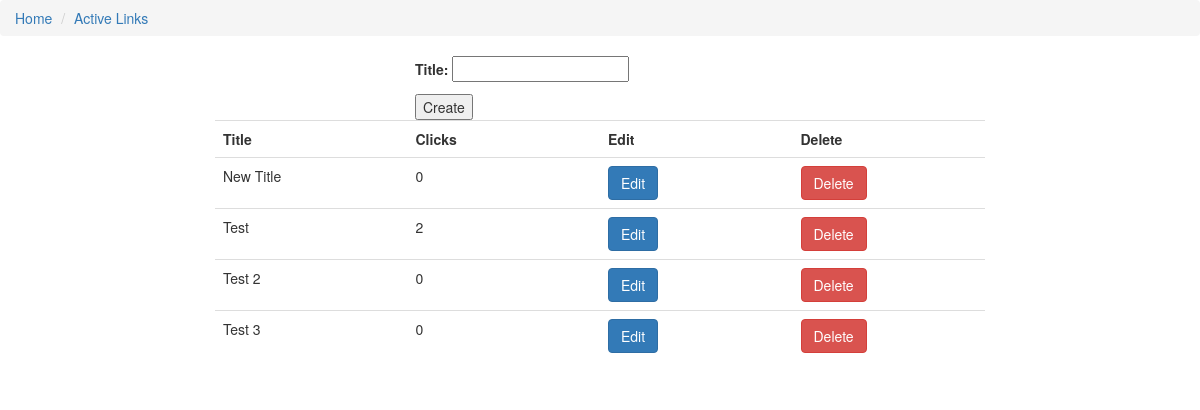
The app's page /, older data.
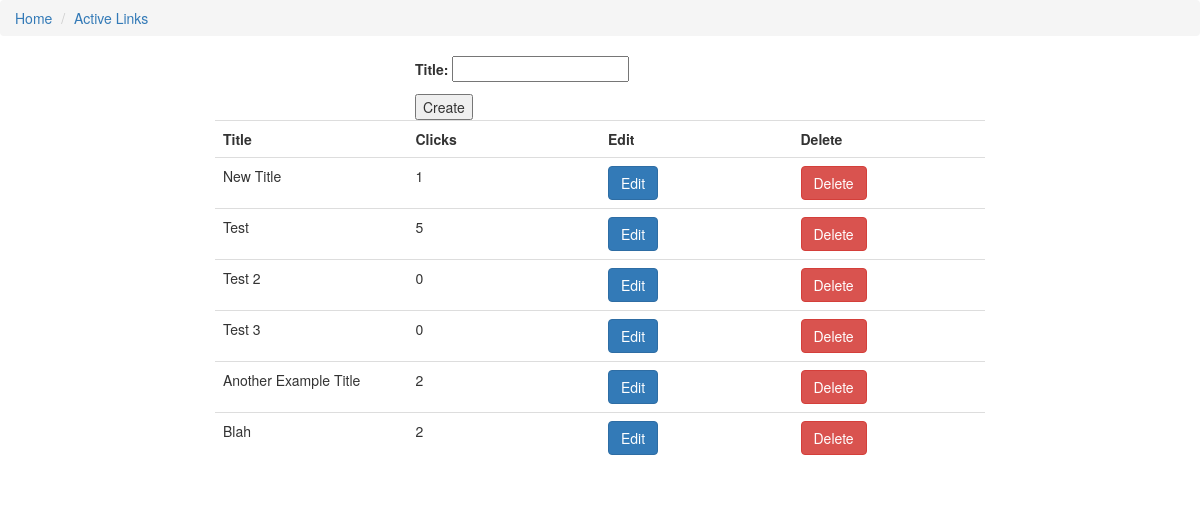
The same page, newer data.
### refer_sys/models.py (models this page shows, shortened)
class Link(models.Model):
  title = models.CharField(max_length=200, unique=True)
  clicks = models.IntegerField(default=0)
  created_at = models.DateTimeField(default=timezone.now)

### refer_sys/views.py (the view)
# urls.py: url(r'^$', views.root_page, name='root_page'),
def root_page(request):
  links = Link.objects.order_by("created_at")
  form = LinkForm()
  if request.method == "POST":
    form = LinkForm(request.POST)
    if form.is_valid():
      form.save()
      return redirect('/')
  return render (request, 'refer_sys/root_page.html',
    {'links':links, 'form':form}
    )

### refer_sys/forms.py
class LinkForm(forms.ModelForm):
  class Meta:
    model = Link
    fields = ('title',)

### refer_sys/templates/refer_sys/root_page.html
{% extends 'refer_sys/base.html' %}
{% block content %}
<div class="row">
  <div class="col-md-4"></div>
  <div class="col-md-4">
    <form class=".form-inline" method="POST">{% csrf_token %}
      {{ form.as_p }}
    </form>
    <button type="submit">Create</button>
  </div>
  <div class="col-md-4"></div>
</div>
<div class="row">
  <div class="col-md-2"></div>
    <div class="col-md-8">
      <table class="table table-hover">
        <tr>
          <th>Title</th>
          <th>Clicks</th>
          <th>Edit</th>
          <th>Delete</th>
        </tr>
        {% for link in links %}
        <tr>
          <td>
            {{ link.title }}
          </td>
          <td>
            {{ link.clicks }}
          </td>
          <td>
            <a href="{% url 'edit_link' pk=link.pk %}" class="btn btn-primary">Edit</a>
          </td>
          <td>
            <form method="POST" action="{% url 'delete_link' pk=link.pk %}">{% csrf_token %}
              <button type="submit" class="btn btn-danger">
                Delete
              </button>
            </form>
          </td>
        </tr>
        {% endfor %}
      </table>
    </div>
  </div>
  <div class="col-md-2"></div>
</div>
{% endblock %}

Row changes from the older to the newer data that the page shows:
changed Link "New Title": clicks "0" → "1"
changed Link "Test": clicks "2" → "5"
added Link: title "Another Example Title", clicks "2"
added Link: title "Blah", clicks "2"
